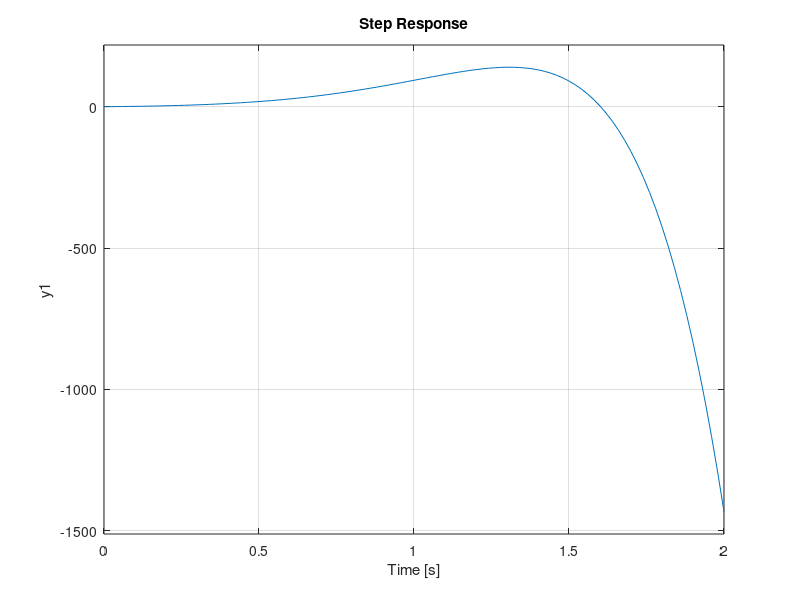

The MATLAB source for this figure:
%% Question 1
%Stable
den = [1 4 50];
num = 100;
TfQ1 = tf(num, den)
step(TfQ1)
%pzmap(TfQ1)
%% Question 2   
%Stable
den = poly([-1+4i, -1-4i]);
num = [5 3];
TfQ2Stable = tf(num, den)
step(TfQ2Stable)
%pzmap(TfQ2Stable)
%%
%Marginally Stable
den = poly([-2i, +2i]);
num = [4 9];
TfQ2MStable = tf(num, den)
step(TfQ2MStable)
%pzmap(TfQ2MStable)
%%
%Unstable
den = poly([3-2i, 3+2i]);
num = [9 4];
TfQ2UnStable = tf(num, den)
step(TfQ2UnStable)
%pzmap(TfQ2UnStable)
